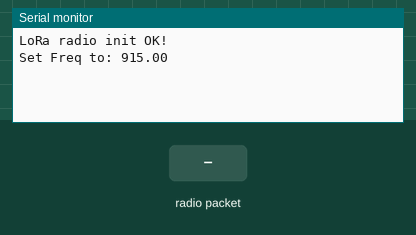
A sketch run on a simulated Arduino Uno, built with avr-gcc and run on an emulated ATmega328P. Parts: the last lines printed to the serial monitor. Inputs (shaded band) come from the test bench. No radio packets arrive unless stated.

Above: at 1.3 s.
1.4 s: radio packet "1" arrives
At 2.2 s:
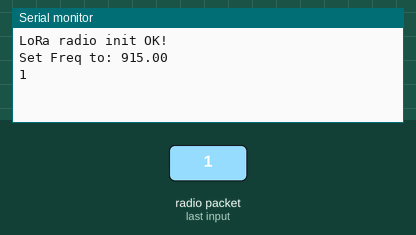
2.9 s: radio packet "0" arrives
At 3.3 s:
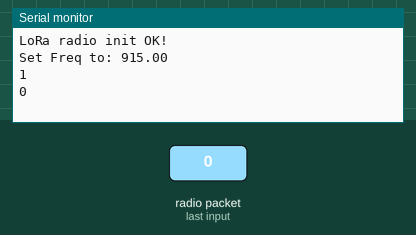
4.4 s: radio packet "2" arrives
At 5.7 s:
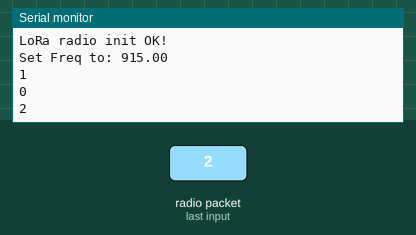

The sketch:

RX.ino
```cpp
#include <SPI.h>
#include <RH_RF95.h>

#define RFM95_CS   16
#define RFM95_INT  21
#define RFM95_RST  17

#define RF95_FREQ 915.0

RH_RF95 rf95(RFM95_CS, RFM95_INT);

void setup() {
  pinMode(RFM95_RST, OUTPUT);
  digitalWrite(RFM95_RST, HIGH);

  Serial.begin(115200);
  while (!Serial) delay(1);
  delay(100);

  digitalWrite(RFM95_RST, LOW);
  delay(10);
  digitalWrite(RFM95_RST, HIGH);
  delay(10);

  if (!rf95.init()) {
    Serial.println("LoRa radio init failed");
    while (1);
  }
  Serial.println("LoRa radio init OK!");

  if (!rf95.setFrequency(RF95_FREQ)) {
    Serial.println("setFrequency failed");
    while (1);
  }
  Serial.print("Set Freq to: "); Serial.println(RF95_FREQ);

  rf95.setTxPower(23, false);
}

void loop() {
  if (rf95.available()) {
    uint8_t buf[RH_RF95_MAX_MESSAGE_LEN];
    uint8_t len = sizeof(buf);

    if (rf95.recv(buf, &len)) {
      //Serial.print("Received: ");
      Serial.println((char*)buf);
      //Serial.print("RSSI: ");
      //Serial.println(rf95.lastRssi(), DEC);

      // Send acknowledgment back
      const char ack[] = "Received!";
      rf95.send((uint8_t *)ack, sizeof(ack));
      rf95.waitPacketSent();
      //Serial.println("Sent acknowledgment: Received!");
    } else {
      Serial.println("Receive failed.");
    }
  }
}
```

Measured:
- after the input at 1.4 s, the serial monitor: prints a new line at once (image 1)
- after the input at 2.9 s, the serial monitor: prints a new line at once (image 2)
- after the input at 4.4 s, the serial monitor: prints a new line at once (image 3)
